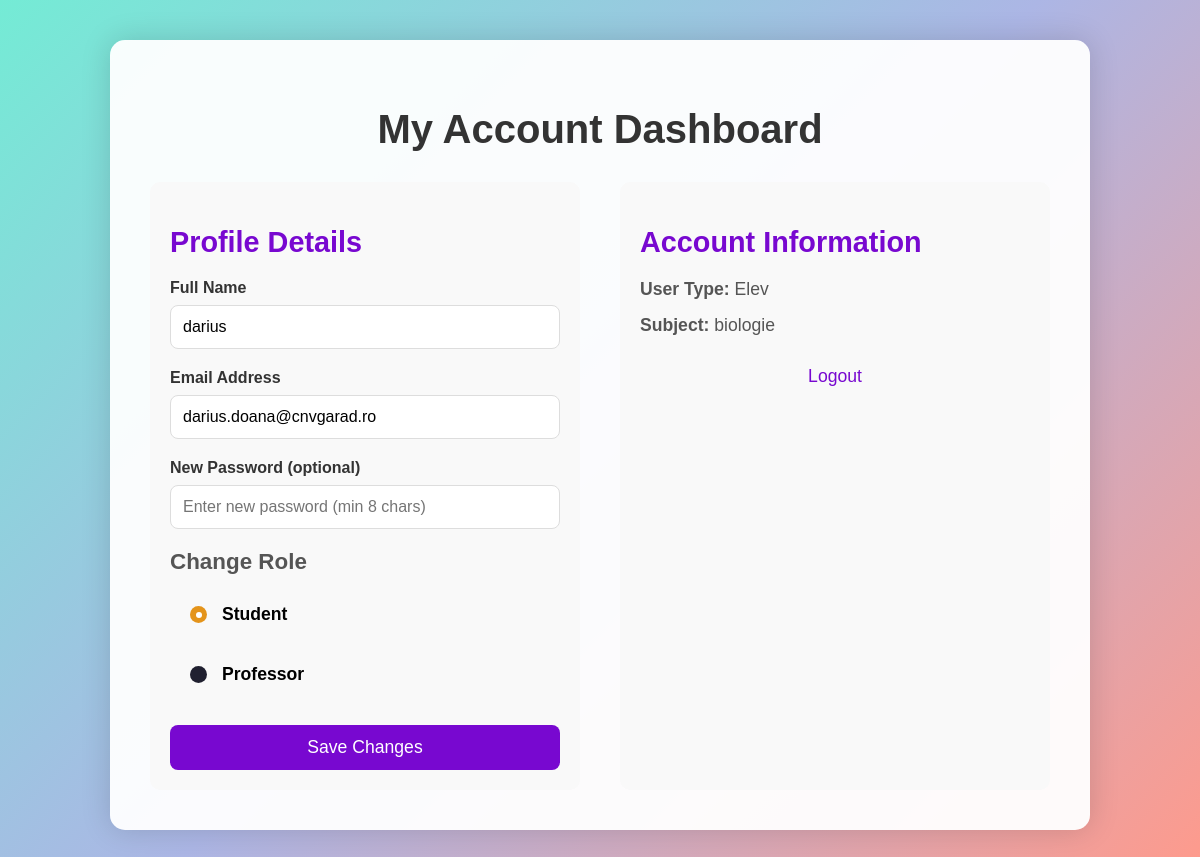
The app's page /account (signed in), older data.
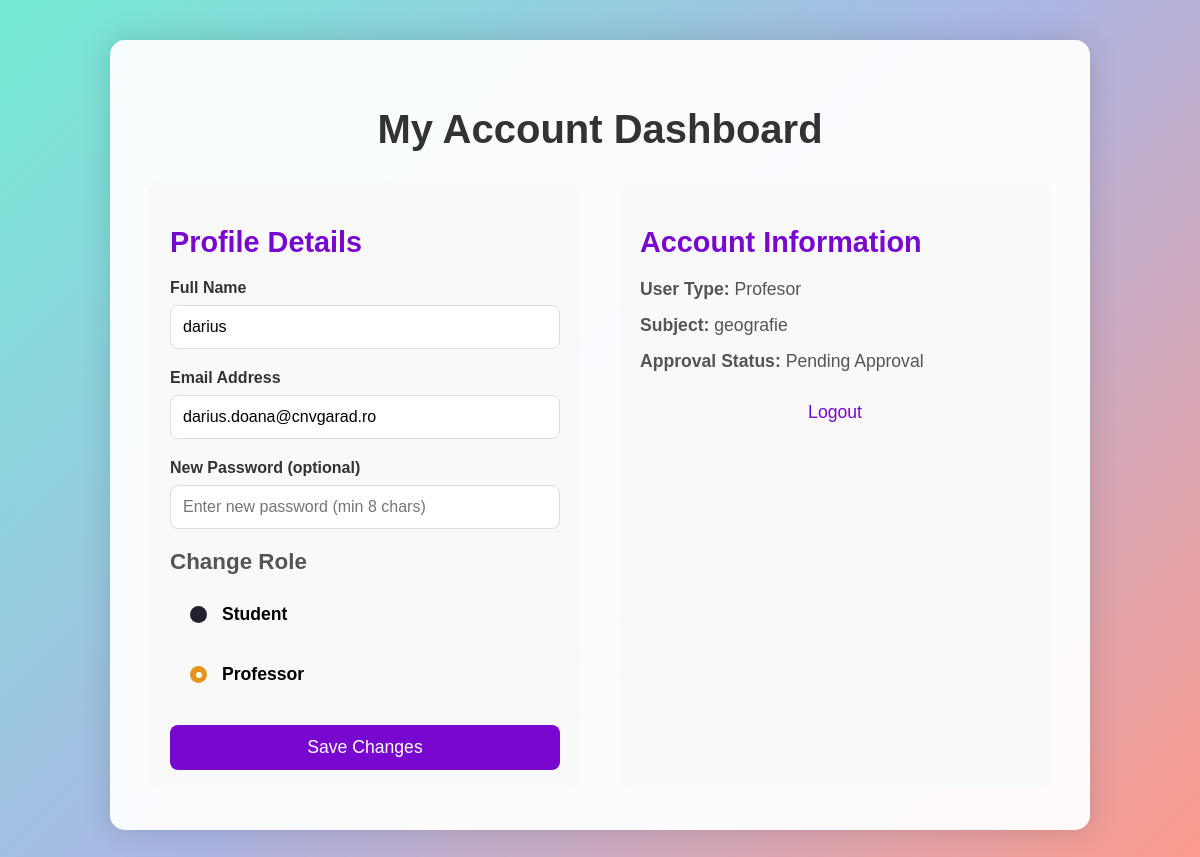
The same page, newer data.
### models.py (models this page shows, shortened)
class User(db.Model, UserMixin):
    id = db.Column(db.Integer, primary_key=True)
    email = db.Column(db.String(120), unique=True, nullable=False)
    password = db.Column(db.String(120), nullable=False)
    name = db.Column(db.String(120), nullable=True)
    is_admin = db.Column(db.Boolean, default=False)
    user_type = db.Column(db.String(50), nullable=True)
    subject = db.Column(db.String(120), nullable=True)
    is_professor_approved = db.Column(db.Boolean, default=False)
    verification_token = db.Column(db.String(36), nullable=True)
    is_verified = db.Column(db.Boolean, default=False)
    last_login = db.Column(db.DateTime, nullable=True)
    @property
    def is_authenticated(self):
        return True

### AccountPage/routes.py (the view, shortened to what this page needs)
@account_bp.route('/account', methods=['GET', 'POST'])
@login_required
def account():
    user = User.query.get(current_user.id)
    if not user:
        flash('User not found.', 'error')
        return redirect(url_for('landing.index'))
    return render_template('account.html', user=user)

### app.py (called while the page is built)
@login_manager.user_loader
def load_user(user_id):
    user = User.query.get(int(user_id))
    if user and 'user_id' in session:
        user.last_login = datetime.utcnow()
        db.session.commit()
    return user

@app.after_request
def add_header(response):
    response.headers['Cache-Control'] = 'no-store, no-cache, must-revalidate, post-check=0, pre-check=0, max-age=0'
    response.headers['Pragma'] = 'no-cache'
    response.headers['Expires'] = '-1'
    if 'user_id' in session:
        response.set_cookie('logged_in', 'true', max_age=3600, httponly=True)
    else:
        response.set_cookie('logged_in', 'false', max_age=3600, httponly=True)
    return response

### Templates/account.html (shortened to what this page needs)
{% extends "account_base.html" %}
{% block content %}
    <h1>My Account Dashboard</h1>
    <div class="account-wrapper">
        <div class="profile-section">
            <h2>Profile Details</h2>
            <form method="POST">
                <div class="form-group">
                    <label for="name">Full Name</label>
                    <input type="text" id="name" name="name" value="{{ user.name or '' }}" required>
                </div>
                <div class="form-group">
                    <label for="email">Email Address</label>
                    <input type="email" id="email" name="email" value="{{ user.email }}" required>
                </div>
                <div class="form-group">
                    <label for="password">New Password (optional)</label>
                    <input type="password" id="password" name="password" placeholder="Enter new password (min 8 chars)">
                </div>
                <h3>Change Role</h3>
                <div class="radio-input">
                    <label class="label">
                        <input type="radio" id="elev" name="value-radio" value="elev" {% if user.user_type == 'elev' %}checked{% endif %}>
                        <p class="text">Student</p>
                    </label>
                    <label class="label">
                        <input type="radio" id="profesor" name="value-radio" value="profesor" {% if user.user_type == 'profesor' %}checked{% endif %}>
                        <p class="text">Professor</p>
                    </label>
                </div>
                <button type="submit">Save Changes</button>
            </form>
        </div>
        <div class="info-section">
            <h2>Account Information</h2>
            <p><strong>User Type:</strong> {{ user.user_type|capitalize or 'Not set' }}</p>
            <p><strong>Subject:</strong> {{ user.subject or 'Not set' }}</p>
            {% if user.user_type == 'profesor' %}
                <p><strong>Approval Status:</strong>
                    {% if user.is_professor_approved %}Approved{% else %}Pending Approval{% endif %}
                </p>
            {% endif %}
            <div class="actions">
                <a href="{{ url_for('login.logout') }}" class="logout-link">Logout</a>
            </div>
        </div>
    </div>
{% endblock %}

### Templates/account_base.html (shortened to what this page needs)
<!DOCTYPE html>
<html lang="en">
<head>
    <link rel="stylesheet" href="{{ url_for('account.static', filename='style.css') }}">
</head>
<body>
    <div class="container">
        {% block content %}{% endblock %}
    </div>
</body>
</html>

### static/account/style.css (style rules this page uses)
body { background: linear-gradient(135deg, #74ebd5, #acb6e5, #ff9a8b); min-height: 100vh; margin: 0; padding: 40px; font-family: Arial, sans-serif; }
.container { background: rgba(255, 255, 255, 0.95); padding: 40px; border-radius: 15px; max-width: 900px; margin: 0 auto; box-shadow: 0 0 30px rgba(0, 0, 0, 0.15); }
h1 { text-align: center; color: #333; font-size: 2.5em; margin-bottom: 30px; }
.account-wrapper { display: flex; gap: 40px; }
.profile-section, .info-section { flex: 1; padding: 20px; background: #f9f9f9; border-radius: 10px; }
h2 { color: #7808d0; font-size: 1.8em; margin-bottom: 20px; }
h3 { color: #555; font-size: 1.4em; margin-top: 20px; margin-bottom: 15px; }
.form-group { margin: 20px 0; }
label { display: block; margin-bottom: 8px; font-weight: bold; color: #333; }
input[type="text"], input[type="email"], input[type="password"] { width: 100%; padding: 12px; border: 1px solid #ddd; border-radius: 8px; box-sizing: border-box; font-size: 1em; }
button { background: #7808d0; color: white; padding: 12px 25px; border: none; border-radius: 8px; cursor: pointer; width: 100%; margin-top: 25px; font-size: 1.1em; transition: background 0.3s; }
.info-section p { margin: 15px 0; color: #555; font-size: 1.1em; }
.actions { margin-top: 30px; text-align: center; }
.actions a { color: #7808d0; text-decoration: none; font-size: 1.1em; margin: 0 20px; }
.radio-input { display: flex; flex-direction: column; gap: 10px; }
.radio-input * { box-sizing: border-box; padding: 0; margin: 0; }
.radio-input label { display: flex; align-items: center; gap: 15px; padding: 0 20px; width: 220px; cursor: pointer; height: 50px; position: relative; }
.radio-input label::before { position: absolute; content: ""; top: 50%; left: 50%; transform: translate(-50%, -50%); width: 220px; height: 45px; z-index: -1; transition: all 0.3s cubic-bezier(0.68, -0.55, 0.265, 1.55); border-radius: 10px; border: 2px solid transparent; }
.radio-input .label:has(input:checked)::before { background-color: #3b2400; border-color: white; height: 50px; }
.radio-input .label .text { color: #000000; font-size: 1.1em; }
.radio-input .label input[type="radio"] { background-color: #202030; appearance: none; width: 17px; height: 17px; border-radius: 50%; display: flex; justify-content: center; align-items: center; }
.radio-input .label input[type="radio"]:checked { background-color: #e4941b; animation: pulse 0.7s forwards; }
.radio-input .label input[type="radio"]::before { content: ""; width: 6px; height: 6px; border-radius: 50%; transition: all 0.1s cubic-bezier(0.165, 0.84, 0.44, 1); background-color: #fff; transform: scale(0); }
.radio-input .label input[type="radio"]:checked::before { transform: scale(1); }

Row changes from the older to the newer data that the page shows:
changed User "darius": user_type "☑ Student" → "☐ Student"; user_type "☐ Professor" → "☑ Professor"; user_type "Elev" → "Profesor"; subject "biologie" → "geografie"
Text that changed along with them:
text now shown: "Approval Status: Pending Approval"
